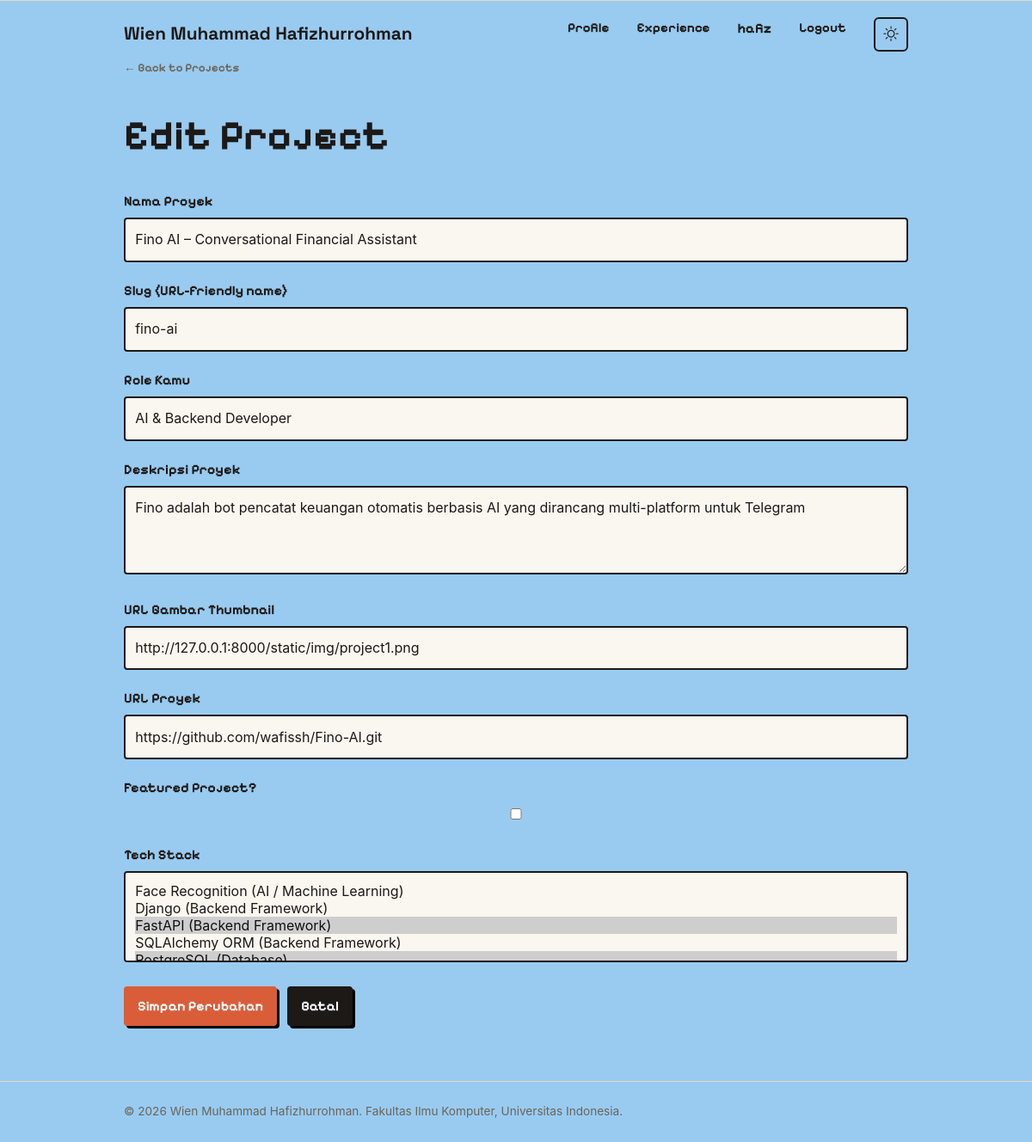
Page /projects/1/edit/ (signed in) on the committed database.
### main/models.py (models this page shows, shortened)
class Project(models.Model):
    title = models.CharField(max_length=100)
    slug = models.SlugField(unique=True)
    role = models.CharField(max_length=150, blank=True, help_text="Contoh: Frontend Developer & Deployment Specialist")
    description = models.TextField()
    thumbnail = models.URLField(blank=True)
    project_url = models.URLField(blank=True, null=True, help_text="Link ke live site atau GitHub")
    is_featured = models.BooleanField(default=False)
    starred_by = models.ManyToManyField(
        User, related_name="starred_projects", blank=True
    )
    tech_stacks = models.ManyToManyField(
        TechStack,
        related_name='projects',
        blank=True
    )

### main/views.py (the view)
# urls.py: path("projects/<int:project_id>/edit/", update_project, name="update_project"),
@login_required(login_url="/login/")
def update_project(request, project_id):
    if not can_update(request.user):
        raise PermissionDenied
    project = get_object_or_404(Project, pk=project_id)
    form = ProjectForm(request.POST or None, instance=project)
    if request.method == "POST" and form.is_valid():
        form.save()
        messages.success(request, "Proyek berhasil diperbarui!")
        return redirect("main:show_projects")
    context = {
        "name": "Wien Muhammad Hafizhurrohman",
        "form": form,
        "project": project,
    }
    return render(request, "projects_form.html", context)

### main/models.py (called while the page is built)
    def __str__(self):
        return f"{self.name} ({self.get_category_display()})"

### main/views.py (called while the page is built)
def can_update(user):
    return user.is_authenticated and (
        user.is_superuser or user.groups.filter(name__iexact="editor").exists()
    )

### templates/projects_form.html (shortened to what this page needs)
{% extends 'base.html' %}
{% block content %}
<main>
    <section class="experience-section">
        <div class="container">
            <a href="{% url 'main:show_projects' %}" class="back-link">&#8592; Back to Projects</a>
            <h1 style="font-family: 'Pixelify Sans', sans-serif; font-size: clamp(2rem, 5vw, 3rem); color: var(--ink); margin-bottom: 1.5rem;">{% if project %}Edit Project{% else %}Add New Project{% endif %}</h1>
            <form method="post" action="{% if project %}{% url 'main:update_project' project.id %}{% else %}{% url 'main:create_project' %}{% endif %}" class="project-form">
                {% for field in form %}
                    <div class="form-group">
                        <label for="{{ field.id_for_label }}">{{ field.label }}</label>
                        {{ field }}
                    </div>
                {% endfor %}
                <div class="form-actions">
                    <button type="submit" class="button">{% if project %}Simpan Perubahan{% else %}Tambah Project{% endif %}</button>
                    <a href="{% url 'main:show_projects' %}" class="button button-secondary">Batal</a>
                </div>
            </form>
        </div>
    </section>
</main>
{% endblock content %}

### templates/base.html (shortened to what this page needs)
{% load static %}
<!DOCTYPE html>
<html lang="en">
<head>
    <link rel="stylesheet" href="https://cdn.jsdelivr.net/npm/bootstrap-icons@1.11.3/font/bootstrap-icons.min.css">
    <link rel="stylesheet" href="/static/css/style.css">
</head>
<body>
    <header class="site-header">
        <div class="container">
            <a href="{% url 'main:show_main' %}" class="brand">{{ name }}</a>
            <nav>
                <a href="{% url 'main:show_main' %}">Profile</a>
                <a href="{% url 'main:show_experience' %}">Experience</a>
                {% if user.is_authenticated %}
                    <span class="nav-user">{{ user.username }}</span>
                    <a href="{% url 'main:logout' %}">Logout</a>
                {% else %}
                    <a href="{% url 'main:login' %}">Login</a>
                    <a href="{% url 'main:register' %}">Register</a>
                {% endif %}
                <button id="theme-toggle" class="theme-toggle-btn" aria-label="Toggle dark mode">
                    <span class="icon-sun"><i class="bi bi-sun"></i></span>
                </button>
            </nav>
        </div>
    </header>
    {% block content %}{% endblock content %}
    <footer class="site-footer">
        <div class="container">
            <p>&copy; 2026 {{ name }}. Fakultas Ilmu Komputer, Universitas Indonesia.</p>
        </div>
    </footer>
</body>
</html>

### static/css/style.css (style rules this page uses)
* { margin: 0; padding: 0; box-sizing: border-box; }
:root { --ink: #1c1917; --paper: #faf6f0; --accent: #d95d39; --accent-dark: #a8442a; --line: #e3d9c9; --text-muted: #6b6459; --radius: 4px; --birumuda: #99cbf0; }
body { font-family: -apple-system, "Segoe UI", Roboto, Helvetica, Arial, sans-serif; color: var(--ink); background-color: var(--birumuda); line-height: 1.6; transition: background-color 0.3s ease, color 0.3s ease; }
h1, .brand { font-family: "Space Grotesk", -apple-system, sans-serif; }
.container { max-width: 960px; margin: 0 auto; padding: 0 1.5rem; }
.back-link { display: inline-block; font-family: "Pixelify Sans", sans-serif; font-size: 0.85rem; font-weight: 600; color: var(--text-muted); text-decoration: none; margin-bottom: 1.5rem; transition: color 0.2s ease; }
.theme-toggle-btn { width: 40px; height: 40px; background: none; border: 2px solid var(--ink); border-radius: 6px; padding: 0.35rem 0.6rem; cursor: pointer; font-size: 1.1rem; color: var(--ink); transition: all 0.2s ease; display: flex; align-items: center; justify-content: center; }
.site-header { font-family: "Pixelify Sans", sans-serif; font-weight: 700; position: absolute; top: 0; left: 0; width: 100%; z-index: 10; background-color: transparent; border-bottom: none; }
.site-header .container { display: flex; justify-content: space-between; align-items: center; padding: 1.25rem 1.5rem; }
.brand { font-size: 1.3rem; font-weight: 700; color: var(--ink); text-decoration: none; }
.site-header nav { display: flex; gap: 2rem; }
.site-header nav a { color: var(--ink); text-decoration: none; font-size: 0.95rem; font-family: "Pixelify Sans", sans-serif; }
.site-footer { padding: 1.5rem; color: var(--text-muted); font-size: 0.85rem; border-top: 1px solid var(--line); }
.experience-section { padding: 4rem 0; border-top: 1px solid var(--line); }
.experience-section h1 { margin: 0.4rem 0 1.5rem; font-size: 2rem; }
.project-form { width: 100%; max-width: 100%; margin-top: 1.5rem; }
.form-group { margin-bottom: 1.25rem; }
.form-group label { display: block; margin-bottom: 0.4rem; font-weight: 700; font-family: "Pixelify Sans", sans-serif; color: var(--ink); }
.form-group input, .form-group textarea, .form-group select { width: 100%; box-sizing: border-box; padding: 0.7rem; border: 2px solid var(--ink); border-radius: var(--radius); font: inherit; background-color: var(--paper); color: var(--ink); transition: border-color 0.2s ease, outline-color 0.2s ease; }
.form-group select { cursor: pointer; }
.form-actions { display: flex; gap: 0.75rem; margin-top: 1.5rem; }
.button { display: inline-block; height: fit-content; border: 0; border-radius: var(--radius); padding: 0.65rem 1rem; background: var(--accent); color: white; cursor: pointer; font: inherit; font-weight: 700; font-family: "Pixelify Sans", sans-serif; text-decoration: none; transition: all 0.15s ease-in-out; box-shadow: 3px 3px 0px #000; }
.button-secondary { background: var(--ink); }

### rows in the picture
Project: form "Fino AI – Conversational Financial Assistant" "fino-ai" "AI & Backend Developer" "Fino adalah bot pencatat keuangan otomatis berbasis AI yang dirancang multi-platform untuk Telegram" "http://127.0.0.1:8000/static/img/project1.png" "https://github.com/wafissh/Fino-AI.git"

### other values in the picture
{{ name }} "Wien Muhammad Hafizhurrohman"
{{ user.username }} "hafiz"
{{ field.label }} "Nama Proyek" "Slug (URL-friendly name)" "Role Kamu" "Deskripsi Proyek" "URL Gambar Thumbnail" "URL Proyek" "Featured Project?" "Tech Stack"
